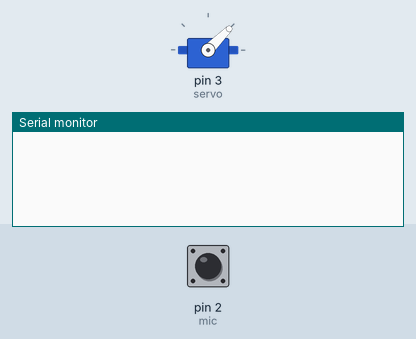
This sketch was run on a simulated Arduino Uno, built with avr-gcc and run on an emulated ATmega328P. On the bench: servo, the last lines printed to the serial monitor. The test bench sets the inputs (shaded band); at power-on: pin 2 (mic) LOW.

Above: at 1.2 s.
1.3 s: pin 2 (mic) driven HIGH
At 2.26 s:
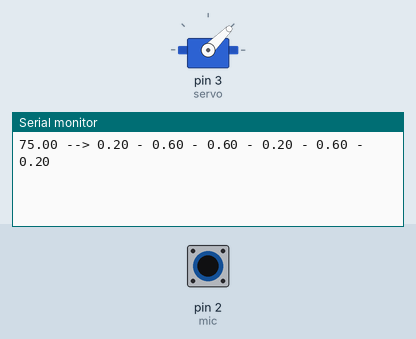
4.1 s: pin 2 (mic) pulsed LOW 2 times (0.12 s each, 0.3 s apart)
At 4.49 s:
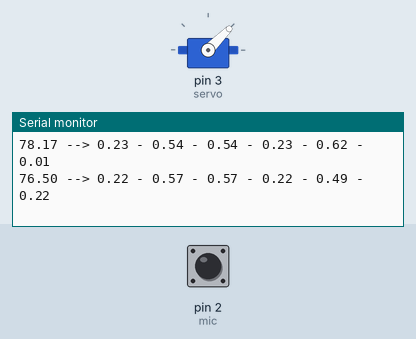
Timing chart, 0 to 7.1 s (numbered marks = the images above; inputs shaded):
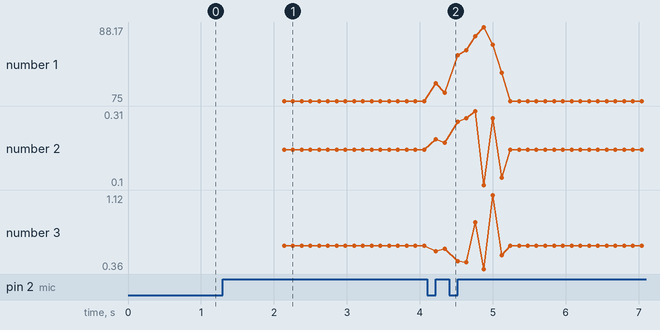

The sketch:

secretKnockLock.ino
```cpp
#include <Servo.h> // include servo library

Servo lock;

int mic = 2, servo = 3; // mic and servo pins
float inDelay = 0.12; // minimum time between knocks (in seconds)
float threshold = 0.40; // required accuracy (as a portion of a beat)

float beat; // average time between knocks divided by pattern numbers
unsigned long inTime; // time of last input

unsigned int pattern[] = { 2, 1, 1, 2, 4, 2 }; // selected pattern (by time between knocks)
unsigned long times[sizeof(pattern)/2+1]; // time of knocks

void setup()
{
  pinMode(mic, INPUT);
  lock.attach(servo);
  Lock(true); // lock

  // set all time values to 0
  for(int i=0; i<sizeof(times)/4; i++)
  {
    times[i] = 0;
  }
  inTime = 0;

  Serial.begin(9600);
}

void loop()
{
  if(digitalRead(mic) && millis() - inTime >= inDelay * 1000) // check if knock is recognized and enough time has passed since the last knock
  {
    inTime = millis(); // set time of last input

    bool set = false;
    for(int i=0; i<sizeof(times)/4; i++) // check if the time array is full
    {
      if(times[i] == 0)
      {
        times[i] = millis();
        set = true;
        break;
      }
    }
    if(set == false) // check if time array is full
    {
      // move array values to fit in a new one
      for(int i=0; i<sizeof(times)/4-1; i++)
      {
        times[i] = times[i+1];
      }
      times[sizeof(times)/4-1] = millis();

      // calculate total of times between knocks divided by pattern times
      float sum = 0.0;
      for(int i=0; i<sizeof(pattern)/2; i++)
      {
        sum += (times[i+1] - times[i])/pattern[i];
      }
      beat = sum/(sizeof(pattern)/2); // calculate average time of a "1" in pattern

      // print data in serial monitor
      Serial.print(beat);
      Serial.print(" --> ");
      for(int i=0; i<sizeof(pattern)/2; i++)
      {
        if(i != 0)
        {
          Serial.print(" - ");
        }
        Serial.print(abs(((times[i+1]-times[i])/pattern[i]-beat)/beat));
      }
      Serial.println();

      // check if time between knocks is close enough to selected pattern
      bool correct = true;
      for(int i=0; i<sizeof(pattern)/2; i++)
      {
        if(abs(((times[i+1]-times[i])/pattern[i]-beat)/beat) > threshold)
        {
          correct = false;
          break;
        }
      }

      if(correct) // correct pattern
      {
        Lock(false); // unlock
      }
      else // incorrect pattern
      {
        // calculate average time between knocks
        sum = 0.0;
        int l = min(sizeof(pattern)/2, 4); // set value to either pattern length or 4, based on which is smaller
        for(int i=0; i<l; i++)
        {
          sum += (times[(sizeof(pattern)/2-l)+i+1] - times[(sizeof(pattern)/2-l)+i]);
        }
        float avg = sum/l;

        // check if time between each knock is the same
        bool lockSeq = true;
        for(int i=0; i<l; i++)
        {
          if(abs(((times[(sizeof(pattern)/2-l)+i+1]-times[(sizeof(pattern)/2-l)+i])-avg)/avg) > threshold)
          {
            lockSeq = false;
            break;
          }
        }

        // if time between each knock is the same, lock the box
        if(lockSeq)
        {
          Lock(true); // lock
        }
      }
    }
  }
}

void Lock(bool lLock) // true = lock, false = unlock
{
  if(lLock)
  {
    lock.write(45); // servo position when locked
  }
  else
  {
    lock.write(120); // servo position when unlocked
  }
}
```

Measured:
- after the input at 1.3 s, the serial monitor: prints a new line after 0.84 s (image 1)
- after the input at 4.1 s, the serial monitor: prints a new line after 0.12 s (image 2)
